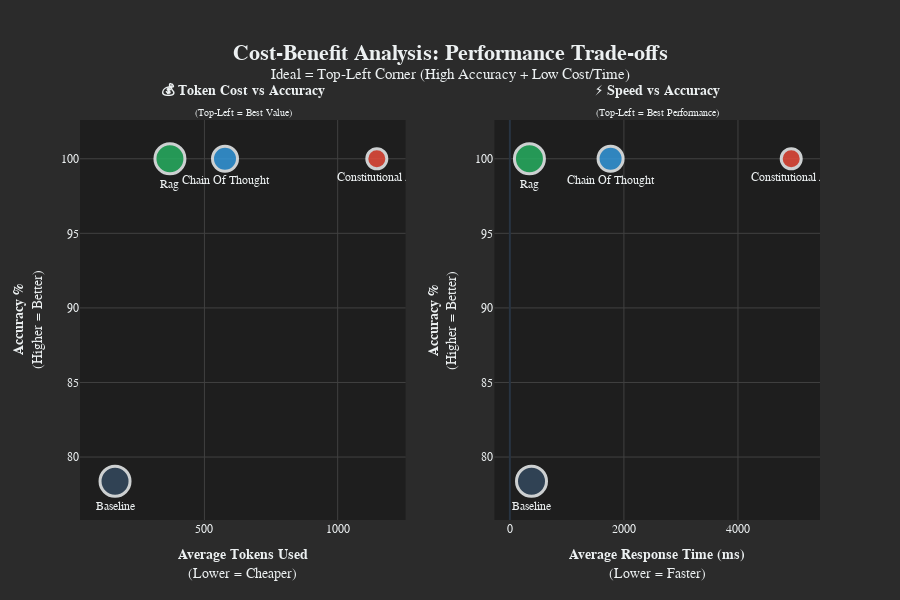

Notebook code for this chart:
### Markdown cell above
## 2. Cost-Benefit Analysis

### 2.1 Token Usage vs Accuracy

### Code cell
# ============================================================================
# COST-BENEFIT ANALYSIS
# ============================================================================

if not df_all.empty:
    
    print("\n" + "="*80)
    print("COST-BENEFIT ANALYSIS: TOKEN USAGE & RESPONSE TIME vs ACCURACY")
    print("="*80)
    
    # Calculate accuracy (inverse of hallucination rate)
    strategy_costs = df_all.groupby('mitigation_strategy').agg({
        'tokens_used': 'mean',
        'is_hallucination': 'mean',
        'response_time_ms': 'mean'
    })
    
    strategy_costs['accuracy'] = (1 - strategy_costs['is_hallucination']) * 100
    strategy_costs['hallucination_rate'] = strategy_costs['is_hallucination'] * 100
    
    print(f"\n📊 Strategy Performance Metrics:")
    for strategy in strategy_costs.index:
        row = strategy_costs.loc[strategy]
        print(f"   {strategy.replace('_', ' ').title():20s} | Tokens: {row['tokens_used']:6.0f} | Time: {row['response_time_ms']:6.0f}ms | Accuracy: {row['accuracy']:5.1f}%")
    
    # ============================================================================
    # PLOTLY INTERACTIVE SCATTER PLOTS - DARK MODE
    # ============================================================================
    
    print(f"\n🔨 Creating interactive cost-benefit analysis charts...")
    
    # Color scheme matching notebook 03
    colors_dict = {
        'Baseline': '#34495e',
        'Rag': '#27ae60',
        'Constitutional Ai': '#e74c3c',
        'Chain Of Thought': '#3498db'
    }
    
    # Create subplots
    fig = make_subplots(
        rows=1, cols=2,
        subplot_titles=(
            '<b>💰 Token Cost vs Accuracy</b><br><sub>(Top-Left = Best Value)</sub>',
            '<b>⚡ Speed vs Accuracy</b><br><sub>(Top-Left = Best Performance)</sub>'
        ),
        horizontal_spacing=0.12
    )
    
    # 1. TOKENS VS ACCURACY
    for idx, strategy in enumerate(strategy_costs.index):
        strategy_title = strategy.replace('_', ' ').title()
        color = colors_dict.get(strategy_title, '#34495e')
        
        # Size based on performance (smaller tokens/time = larger marker)
        size = 30 if strategy_costs.loc[strategy, 'tokens_used'] < 500 else (25 if strategy_costs.loc[strategy, 'tokens_used'] < 800 else 20)
        
        fig.add_trace(
            go.Scatter(
                x=[strategy_costs.loc[strategy, 'tokens_used']],
                y=[strategy_costs.loc[strategy, 'accuracy']],
                mode='markers+text',
                marker=dict(
                    size=size,
                    color=color,
                    line=dict(color='#ecf0f1', width=3),  # Light borders
                    opacity=0.85
                ),
                text=[strategy_title],
                textposition='bottom center',
                textfont=dict(size=12, color='#ecf0f1', family='Arial Black'),  # Light text
                hovertemplate=f"<b>{strategy_title}</b><br>Tokens: {strategy_costs.loc[strategy, 'tokens_used']:.0f}<br>Accuracy: {strategy_costs.loc[strategy, 'accuracy']:.1f}%<br>Hall. Rate: {strategy_costs.loc[strategy, 'hallucination_rate']:.1f}%<extra></extra>",
                showlegend=False,
                name=strategy_title
            ),
            row=1, col=1
        )
    
    # 2. RESPONSE TIME VS ACCURACY
    for idx, strategy in enumerate(strategy_costs.index):
        strategy_title = strategy.replace('_', ' ').title()
        color = colors_dict.get(strategy_title, '#34495e')
        
        size = 30 if strategy_costs.loc[strategy, 'response_time_ms'] < 1000 else (25 if strategy_costs.loc[strategy, 'response_time_ms'] < 3000 else 20)
        
        fig.add_trace(
            go.Scatter(
                x=[strategy_costs.loc[strategy, 'response_time_ms']],
                y=[strategy_costs.loc[strategy, 'accuracy']],
                mode='markers+text',
                marker=dict(
                    size=size,
                    color=color,
                    line=dict(color='#ecf0f1', width=3),  # Light borders
                    opacity=0.85
                ),
                text=[strategy_title],
                textposition='bottom center',
                textfont=dict(size=12, color='#ecf0f1', family='Arial Black'),  # Light text
                hovertemplate=f"<b>{strategy_title}</b><br>Time: {strategy_costs.loc[strategy, 'response_time_ms']:.0f}ms<br>Accuracy: {strategy_costs.loc[strategy, 'accuracy']:.1f}%<br>Hall. Rate: {strategy_costs.loc[strategy, 'hallucination_rate']:.1f}%<extra></extra>",
                showlegend=False,
                name=strategy_title
            ),
            row=1, col=2
        )
    
    # Update layout - DARK MODE
    fig.update_xaxes(title_text="<b>Average Tokens Used</b><br>(Lower = Cheaper)", row=1, col=1, showgrid=True, gridcolor='#404040', gridwidth=1, color='#ecf0f1')
    fig.update_xaxes(title_text="<b>Average Response Time (ms)</b><br>(Lower = Faster)", row=1, col=2, showgrid=True, gridcolor='#404040', gridwidth=1, color='#ecf0f1')
    fig.update_yaxes(title_text="<b>Accuracy %</b><br>(Higher = Better)", row=1, col=1, showgrid=True, gridcolor='#404040', gridwidth=1, color='#ecf0f1')
    fig.update_yaxes(title_text="<b>Accuracy %</b><br>(Higher = Better)", row=1, col=2, showgrid=True, gridcolor='#404040', gridwidth=1, color='#ecf0f1')
    
    fig.update_layout(
        title=dict(
            text='<b>Cost-Benefit Analysis: Performance Trade-offs</b><br><sup>Ideal = Top-Left Corner (High Accuracy + Low Cost/Time)</sup>',
            x=0.5,
            xanchor='center',
            font=dict(size=22, color='#ecf0f1', family='Arial Black')
        ),
        height=600,
        showlegend=False,
        plot_bgcolor='#1e1e1e',      # Dark plot background
        paper_bgcolor='#2b2b2b',     # Dark paper background
        font=dict(family='Arial', size=12, color='#ecf0f1'),
        margin=dict(t=120, b=80, l=80, r=80)
    )
    
    # Update subplot title colors
    for annotation in fig['layout']['annotations']:
        annotation['font'] = dict(color='#ecf0f1', size=14, family='Arial Black')
    
    # Save and show
    fig.write_html('../results/charts/cost_benefit_analysis_interactive.html')
    fig.show()
    
    print(f"   ✅ Charts created successfully")
    
    # ============================================================================
    # COST-BENEFIT SUMMARY
    # ============================================================================
    
    print("\n" + "="*80)
    print("COST-BENEFIT SUMMARY")
    print("="*80)
    
    # Find best performers
    best_accuracy = strategy_costs['accuracy'].idxmax()
    cheapest = strategy_costs['tokens_used'].idxmin()
    fastest = strategy_costs['response_time_ms'].idxmin()
    
    print(f"\n🎯 Best Performers:")
    print(f"   🥇 HIGHEST ACCURACY: {best_accuracy.replace('_', ' ').title():20s} ({strategy_costs.loc[best_accuracy, 'accuracy']:.1f}%)")
    print(f"   💰 CHEAPEST:         {cheapest.replace('_', ' ').title():20s} ({strategy_costs.loc[cheapest, 'tokens_used']:.0f} tokens)")
    print(f"   ⚡ FASTEST:          {fastest.replace('_', ' ').title():20s} ({strategy_costs.loc[fastest, 'response_time_ms']:.0f}ms)")
    
    # Trade-off analysis
    print(f"\n⚖️  Trade-off Analysis:")
    for strategy in strategy_costs.index:
        row = strategy_costs.loc[strategy]
        # Calculate normalized scores (higher is better)
        norm_acc = row['accuracy'] / 100
        norm_cost = 1 - (row['tokens_used'] / strategy_costs['tokens_used'].max())
        norm_speed = 1 - (row['response_time_ms'] / strategy_costs['response_time_ms'].max())
        overall_score = (norm_acc + norm_cost + norm_speed) / 3
        
        print(f"   {strategy.replace('_', ' ').title():20s} | Overall Score: {overall_score:.3f}")
        print(f"      Accuracy: {norm_acc:.3f} | Cost Eff: {norm_cost:.3f} | Speed: {norm_speed:.3f}")
    
    print(f"\n📁 Output Files:")
    print(f"   ✅ Interactive HTML: ../results/charts/cost_benefit_analysis_interactive.html")
    
    print("\n" + "="*80)

### Figure 1 — Plotly figure (JSON) as saved in the notebook; plotly's stock layout.template omitted (floating-point values rounded to 4 significant figures)
{"data": [{"hovertemplate": "<b>Baseline</b><br>Tokens: 164<br>Accuracy: 78.4%<br>Hall. Rate: 21.6%<extra></extra>", "marker": {"color": "#34495e", "line": {"color": "#ecf0f1", "width": 3}, "opacity": 0.85, "size": 30}, "mode": "markers+text", "name": "Baseline", "showlegend": false, "text": ["Baseline"], "textfont": {"color": "#ecf0f1", "family": "Arial Black", "size": 12}, "textposition": "bottom center", "x": [164.4], "y": [78.38], "type": "scatter", "xaxis": "x", "yaxis": "y"}, {"hovertemplate": "<b>Chain Of Thought</b><br>Tokens: 577<br>Accuracy: 100.0%<br>Hall. Rate: 0.0%<extra></extra>", "marker": {"color": "#3498db", "line": {"color": "#ecf0f1", "width": 3}, "opacity": 0.85, "size": 25}, "mode": "markers+text", "name": "Chain Of Thought", "showlegend": false, "text": ["Chain Of Thought"], "textfont": {"color": "#ecf0f1", "family": "Arial Black", "size": 12}, "textposition": "bottom center", "x": [577.1], "y": [100], "type": "scatter", "xaxis": "x", "yaxis": "y"}, {"hovertemplate": "<b>Constitutional Ai</b><br>Tokens: 1147<br>Accuracy: 100.0%<br>Hall. Rate: 0.0%<extra></extra>", "marker": {"color": "#e74c3c", "line": {"color": "#ecf0f1", "width": 3}, "opacity": 0.85, "size": 20}, "mode": "markers+text", "name": "Constitutional Ai", "showlegend": false, "text": ["Constitutional Ai"], "textfont": {"color": "#ecf0f1", "family": "Arial Black", "size": 12}, "textposition": "bottom center", "x": [1147.0], "y": [100], "type": "scatter", "xaxis": "x", "yaxis": "y"}, {"hovertemplate": "<b>Rag</b><br>Tokens: 370<br>Accuracy: 100.0%<br>Hall. Rate: 0.0%<extra></extra>", "marker": {"color": "#27ae60", "line": {"color": "#ecf0f1", "width": 3}, "opacity": 0.85, "size": 30}, "mode": "markers+text", "name": "Rag", "showlegend": false, "text": ["Rag"], "textfont": {"color": "#ecf0f1", "family": "Arial Black", "size": 12}, "textposition": "bottom center", "x": [370.5], "y": [100], "type": "scatter", "xaxis": "x", "yaxis": "y"}, {"hovertemplate": "<b>Baseline</b><br>Time: 380ms<br>Accuracy: 78.4%<br>Hall. Rate: 21.6%<extra></extra>", "marker": {"color": "#34495e", "line": {"color": "#ecf0f1", "width": 3}, "opacity": 0.85, "size": 30}, "mode": "markers+text", "name": "Baseline", "showlegend": false, "text": ["Baseline"], "textfont": {"color": "#ecf0f1", "family": "Arial Black", "size": 12}, "textposition": "bottom center", "x": [379.5], "y": [78.38], "type": "scatter", "xaxis": "x2", "yaxis": "y2"}, {"hovertemplate": "<b>Chain Of Thought</b><br>Time: 1766ms<br>Accuracy: 100.0%<br>Hall. Rate: 0.0%<extra></extra>", "marker": {"color": "#3498db", "line": {"color": "#ecf0f1", "width": 3}, "opacity": 0.85, "size": 25}, "mode": "markers+text", "name": "Chain Of Thought", "showlegend": false, "text": ["Chain Of Thought"], "textfont": {"color": "#ecf0f1", "family": "Arial Black", "size": 12}, "textposition": "bottom center", "x": [1766.0], "y": [100], "type": "scatter", "xaxis": "x2", "yaxis": "y2"}, {"hovertemplate": "<b>Constitutional Ai</b><br>Time: 4934ms<br>Accuracy: 100.0%<br>Hall. Rate: 0.0%<extra></extra>", "marker": {"color": "#e74c3c", "line": {"color": "#ecf0f1", "width": 3}, "opacity": 0.85, "size": 20}, "mode": "markers+text", "name": "Constitutional Ai", "showlegend": false, "text": ["Constitutional Ai"], "textfont": {"color": "#ecf0f1", "family": "Arial Black", "size": 12}, "textposition": "bottom center", "x": [4934.0], "y": [100], "type": "scatter", "xaxis": "x2", "yaxis": "y2"}, {"hovertemplate": "<b>Rag</b><br>Time: 343ms<br>Accuracy: 100.0%<br>Hall. Rate: 0.0%<extra></extra>", "marker": {"color": "#27ae60", "line": {"color": "#ecf0f1", "width": 3}, "opacity": 0.85, "size": 30}, "mode": "markers+text", "name": "Rag", "showlegend": false, "text": ["Rag"], "textfont": {"color": "#ecf0f1", "family": "Arial Black", "size": 12}, "textposition": "bottom center", "x": [343.1], "y": [100], "type": "scatter", "xaxis": "x2", "yaxis": "y2"}], "layout": {"xaxis": {"anchor": "y", "domain": [0, 0.44], "title": {"text": "<b>Average Tokens Used</b><br>(Lower = Cheaper)"}, "showgrid": true, "gridcolor": "#404040", "gridwidth": 1, "color": "#ecf0f1"}, "yaxis": {"anchor": "x", "domain": [0, 1], "title": {"text": "<b>Accuracy %</b><br>(Higher = Better)"}, "showgrid": true, "gridcolor": "#404040", "gridwidth": 1, "color": "#ecf0f1"}, "xaxis2": {"anchor": "y2", "domain": [0.56, 1], "title": {"text": "<b>Average Response Time (ms)</b><br>(Lower = Faster)"}, "showgrid": true, "gridcolor": "#404040", "gridwidth": 1, "color": "#ecf0f1"}, "yaxis2": {"anchor": "x2", "domain": [0, 1], "title": {"text": "<b>Accuracy %</b><br>(Higher = Better)"}, "showgrid": true, "gridcolor": "#404040", "gridwidth": 1, "color": "#ecf0f1"}, "annotations": [{"font": {"color": "#ecf0f1", "family": "Arial Black", "size": 14}, "showarrow": false, "text": "<b>💰 Token Cost vs Accuracy</b><br><sub>(Top-Left = Best Value)</sub>", "x": 0.22, "xanchor": "center", "xref": "paper", "y": 1, "yanchor": "bottom", "yref": "paper"}, {"font": {"color": "#ecf0f1", "family": "Arial Black", "size": 14}, "showarrow": false, "text": "<b>⚡ Speed vs Accuracy</b><br><sub>(Top-Left = Best Performance)</sub>", "x": 0.78, "xanchor": "center", "xref": "paper", "y": 1, "yanchor": "bottom", "yref": "paper"}], "title": {"font": {"size": 22, "color": "#ecf0f1", "family": "Arial Black"}, "text": "<b>Cost-Benefit Analysis: Performance Trade-offs</b><br><sup>Ideal = Top-Left Corner (High Accuracy + Low Cost/Time)</sup>", "x": 0.5, "xanchor": "center"}, "font": {"family": "Arial", "size": 12, "color": "#ecf0f1"}, "margin": {"t": 120, "b": 80, "l": 80, "r": 80}, "height": 600, "showlegend": false, "plot_bgcolor": "#1e1e1e", "paper_bgcolor": "#2b2b2b"}}
